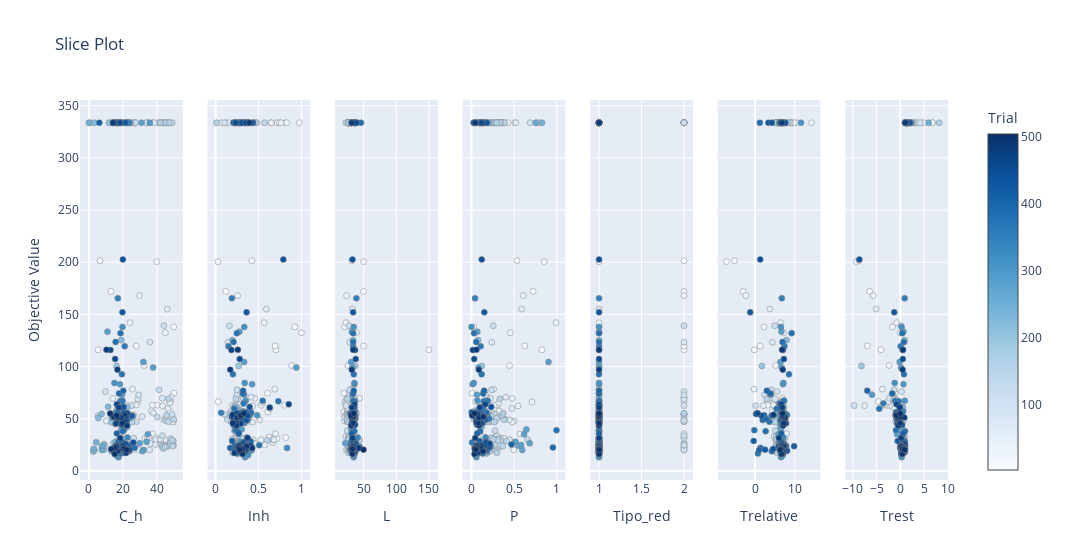

Notebook cell for this chart:
### Code cell
optuna.visualization.plot_slice(study)

### Figure 1 — Plotly figure (JSON) as saved in the notebook; plotly's stock layout.template omitted (floating-point values rounded to 4 significant figures; data arrays with more than 128 entries replaced by an {"elided": "..."} marker saying what was removed)
{"data": [{"marker": {"color": {"elided": "433 int values"}, "colorbar": {"title": {"text": "Trial"}, "x": 1, "xpad": 40}, "colorscale": [[0, "rgb(247,251,255)"], [0.125, "rgb(222,235,247)"], [0.25, "rgb(198,219,239)"], [0.375, "rgb(158,202,225)"], [0.5, "rgb(107,174,214)"], [0.625, "rgb(66,146,198)"], [0.75, "rgb(33,113,181)"], [0.875, "rgb(8,81,156)"], [1, "rgb(8,48,107)"]], "line": {"color": "Grey", "width": 0.5}, "showscale": true}, "mode": "markers", "name": "Feasible Trial", "showlegend": false, "type": "scatter", "x": {"elided": "433 float values"}, "xaxis": "x", "y": {"elided": "433 float values"}, "yaxis": "y"}, {"marker": {"color": {"elided": "433 int values"}, "colorbar": {"title": {"text": "Trial"}, "x": 1, "xpad": 40}, "colorscale": [[0, "rgb(247,251,255)"], [0.125, "rgb(222,235,247)"], [0.25, "rgb(198,219,239)"], [0.375, "rgb(158,202,225)"], [0.5, "rgb(107,174,214)"], [0.625, "rgb(66,146,198)"], [0.75, "rgb(33,113,181)"], [0.875, "rgb(8,81,156)"], [1, "rgb(8,48,107)"]], "line": {"color": "Grey", "width": 0.5}, "showscale": false}, "mode": "markers", "name": "Feasible Trial", "showlegend": false, "type": "scatter", "x": {"elided": "433 float values"}, "xaxis": "x2", "y": {"elided": "433 float values"}, "yaxis": "y2"}, {"marker": {"color": {"elided": "433 int values"}, "colorbar": {"title": {"text": "Trial"}, "x": 1, "xpad": 40}, "colorscale": [[0, "rgb(247,251,255)"], [0.125, "rgb(222,235,247)"], [0.25, "rgb(198,219,239)"], [0.375, "rgb(158,202,225)"], [0.5, "rgb(107,174,214)"], [0.625, "rgb(66,146,198)"], [0.75, "rgb(33,113,181)"], [0.875, "rgb(8,81,156)"], [1, "rgb(8,48,107)"]], "line": {"color": "Grey", "width": 0.5}, "showscale": false}, "mode": "markers", "name": "Feasible Trial", "showlegend": false, "type": "scatter", "x": {"elided": "433 int values"}, "xaxis": "x3", "y": {"elided": "433 float values"}, "yaxis": "y3"}, {"marker": {"color": {"elided": "433 int values"}, "colorbar": {"title": {"text": "Trial"}, "x": 1, "xpad": 40}, "colorscale": [[0, "rgb(247,251,255)"], [0.125, "rgb(222,235,247)"], [0.25, "rgb(198,219,239)"], [0.375, "rgb(158,202,225)"], [0.5, "rgb(107,174,214)"], [0.625, "rgb(66,146,198)"], [0.75, "rgb(33,113,181)"], [0.875, "rgb(8,81,156)"], [1, "rgb(8,48,107)"]], "line": {"color": "Grey", "width": 0.5}, "showscale": false}, "mode": "markers", "name": "Feasible Trial", "showlegend": false, "type": "scatter", "x": {"elided": "433 float values"}, "xaxis": "x4", "y": {"elided": "433 float values"}, "yaxis": "y4"}, {"marker": {"color": {"elided": "433 int values"}, "colorbar": {"title": {"text": "Trial"}, "x": 1, "xpad": 40}, "colorscale": [[0, "rgb(247,251,255)"], [0.125, "rgb(222,235,247)"], [0.25, "rgb(198,219,239)"], [0.375, "rgb(158,202,225)"], [0.5, "rgb(107,174,214)"], [0.625, "rgb(66,146,198)"], [0.75, "rgb(33,113,181)"], [0.875, "rgb(8,81,156)"], [1, "rgb(8,48,107)"]], "line": {"color": "Grey", "width": 0.5}, "showscale": false}, "mode": "markers", "name": "Feasible Trial", "showlegend": false, "type": "scatter", "x": {"elided": "433 int values"}, "xaxis": "x5", "y": {"elided": "433 float values"}, "yaxis": "y5"}, {"marker": {"color": {"elided": "433 int values"}, "colorbar": {"title": {"text": "Trial"}, "x": 1, "xpad": 40}, "colorscale": [[0, "rgb(247,251,255)"], [0.125, "rgb(222,235,247)"], [0.25, "rgb(198,219,239)"], [0.375, "rgb(158,202,225)"], [0.5, "rgb(107,174,214)"], [0.625, "rgb(66,146,198)"], [0.75, "rgb(33,113,181)"], [0.875, "rgb(8,81,156)"], [1, "rgb(8,48,107)"]], "line": {"color": "Grey", "width": 0.5}, "showscale": false}, "mode": "markers", "name": "Feasible Trial", "showlegend": false, "type": "scatter", "x": {"elided": "433 float values"}, "xaxis": "x6", "y": {"elided": "433 float values"}, "yaxis": "y6"}, {"marker": {"color": {"elided": "433 int values"}, "colorbar": {"title": {"text": "Trial"}, "x": 1, "xpad": 40}, "colorscale": [[0, "rgb(247,251,255)"], [0.125, "rgb(222,235,247)"], [0.25, "rgb(198,219,239)"], [0.375, "rgb(158,202,225)"], [0.5, "rgb(107,174,214)"], [0.625, "rgb(66,146,198)"], [0.75, "rgb(33,113,181)"], [0.875, "rgb(8,81,156)"], [1, "rgb(8,48,107)"]], "line": {"color": "Grey", "width": 0.5}, "showscale": false}, "mode": "markers", "name": "Feasible Trial", "showlegend": false, "type": "scatter", "x": {"elided": "433 float values"}, "xaxis": "x7", "y": {"elided": "433 float values"}, "yaxis": "y7"}], "layout": {"title": {"text": "Slice Plot"}, "width": 2100, "xaxis": {"anchor": "y", "domain": [0, 0.1184], "title": {"text": "C_h"}}, "xaxis2": {"anchor": "y2", "domain": [0.1469, 0.2653], "title": {"text": "Inh"}}, "xaxis3": {"anchor": "y3", "domain": [0.2939, 0.4122], "title": {"text": "L"}}, "xaxis4": {"anchor": "y4", "domain": [0.4408, 0.5592], "title": {"text": "P"}}, "xaxis5": {"anchor": "y5", "domain": [0.5878, 0.7061], "title": {"text": "Tipo_red"}}, "xaxis6": {"anchor": "y6", "domain": [0.7347, 0.8531], "title": {"text": "Trelative"}}, "xaxis7": {"anchor": "y7", "domain": [0.8816, 1.0], "title": {"text": "Trest"}}, "yaxis": {"anchor": "x", "domain": [0, 1], "title": {"text": "Objective Value"}}, "yaxis2": {"anchor": "x2", "domain": [0, 1], "matches": "y", "showticklabels": false}, "yaxis3": {"anchor": "x3", "domain": [0, 1], "matches": "y", "showticklabels": false}, "yaxis4": {"anchor": "x4", "domain": [0, 1], "matches": "y", "showticklabels": false}, "yaxis5": {"anchor": "x5", "domain": [0, 1], "matches": "y", "showticklabels": false}, "yaxis6": {"anchor": "x6", "domain": [0, 1], "matches": "y", "showticklabels": false}, "yaxis7": {"anchor": "x7", "domain": [0, 1], "matches": "y", "showticklabels": false}}}
